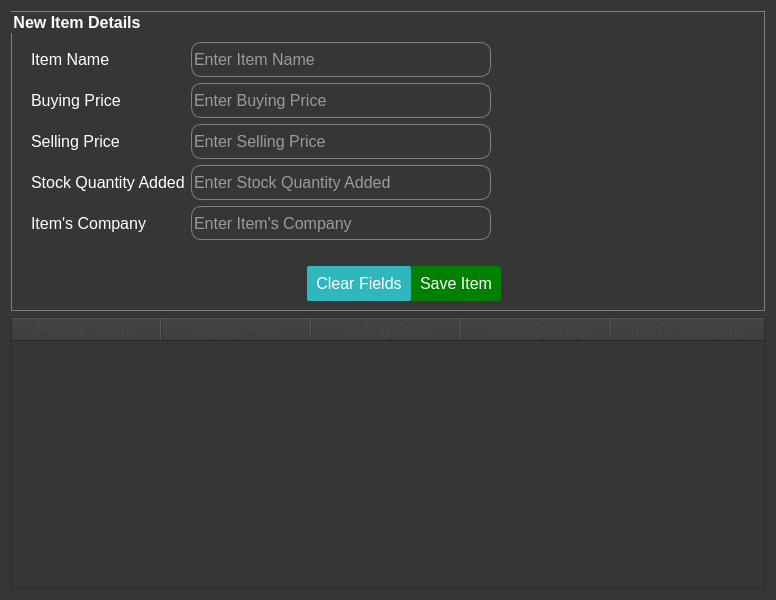
<?xml version="1.0" encoding="UTF-8"?>
<ui version="4.0">
 <class>NewItemForm</class>
 <widget class="QWidget" name="NewItemForm">
  <property name="geometry">
   <rect>
    <x>0</x>
    <y>0</y>
    <width>776</width>
    <height>600</height>
   </rect>
  </property>
  <property name="minimumSize">
   <size>
    <width>770</width>
    <height>600</height>
   </size>
  </property>
  <property name="windowTitle">
   <string>New Item Window</string>
  </property>
  <property name="styleSheet">
   <string notr="true">*{
background-color:rgba(54,54,54);
color: white;
font: 12pt ;

}
QGroupBox{
font-weight:bold;
border:1px solid grey;}

</string>
  </property>
  <layout class="QVBoxLayout" name="verticalLayout">
   <item>
    <widget class="QGroupBox" name="groupBox">
     <property name="minimumSize">
      <size>
       <width>600</width>
       <height>300</height>
      </size>
     </property>
     <property name="styleSheet">
      <string notr="true">QLineEdit{
border:1px solid grey;
border-radius:10px;
font: 12pt ;
}
QComboBox{
border:1px solid grey;
font: 12pt ;
}

QPushButton#saveItemBtn{
background-color:green;
border-radius:2px;
}
QPushButton#saveItemBtn:hover{
border:2px solid white;
}
QPushButton#saveItemBtn:pressed{
border:2px solid orange;
}
QPushButton#clearFieldsBtn{
background-color:#30b7be;
border-radius:2px;
}
QPushButton#clearFieldsBtn:hover{
border:2px solid white;
}
QPushButton#clearFieldsBtn:pressed{
border:2px solid red;
}
</string>
     </property>
     <property name="title">
      <string>New Item Details</string>
     </property>
     <layout class="QHBoxLayout" name="horizontalLayout_2">
      <property name="topMargin">
       <number>20</number>
      </property>
      <item>
       <layout class="QVBoxLayout" name="verticalLayout_2">
        <item>
         <layout class="QFormLayout" name="formLayout">
          <property name="leftMargin">
           <number>10</number>
          </property>
          <property name="topMargin">
           <number>10</number>
          </property>
          <property name="rightMargin">
           <number>10</number>
          </property>
          <item row="0" column="0">
           <widget class="QLabel" name="label">
            <property name="minimumSize">
             <size>
              <width>120</width>
              <height>30</height>
             </size>
            </property>
            <property name="text">
             <string>Item Name</string>
            </property>
           </widget>
          </item>
          <item row="0" column="1">
           <widget class="QLineEdit" name="itemNameineEdit">
            <property name="minimumSize">
             <size>
              <width>300</width>
              <height>35</height>
             </size>
            </property>
            <property name="placeholderText">
             <string>Enter Item Name</string>
            </property>
            <property name="clearButtonEnabled">
             <bool>true</bool>
            </property>
           </widget>
          </item>
          <item row="1" column="0">
           <widget class="QLabel" name="label_2">
            <property name="minimumSize">
             <size>
              <width>120</width>
              <height>30</height>
             </size>
            </property>
            <property name="text">
             <string>Buying Price</string>
            </property>
           </widget>
          </item>
          <item row="1" column="1">
           <widget class="QLineEdit" name="bpLineEdit">
            <property name="minimumSize">
             <size>
              <width>300</width>
              <height>35</height>
             </size>
            </property>
            <property name="inputMethodHints">
             <set>Qt::ImhDigitsOnly</set>
            </property>
            <property name="placeholderText">
             <string>Enter Buying Price</string>
            </property>
            <property name="clearButtonEnabled">
             <bool>true</bool>
            </property>
           </widget>
          </item>
          <item row="2" column="0">
           <widget class="QLabel" name="label_3">
            <property name="minimumSize">
             <size>
              <width>120</width>
              <height>30</height>
             </size>
            </property>
            <property name="text">
             <string>Selling Price</string>
            </property>
           </widget>
          </item>
          <item row="2" column="1">
           <widget class="QLineEdit" name="splineEdit">
            <property name="minimumSize">
             <size>
              <width>300</width>
              <height>35</height>
             </size>
            </property>
            <property name="inputMethodHints">
             <set>Qt::ImhDigitsOnly</set>
            </property>
            <property name="placeholderText">
             <string>Enter Selling Price</string>
            </property>
            <property name="clearButtonEnabled">
             <bool>true</bool>
            </property>
           </widget>
          </item>
          <item row="3" column="0">
           <widget class="QLabel" name="label_4">
            <property name="minimumSize">
             <size>
              <width>130</width>
              <height>30</height>
             </size>
            </property>
            <property name="text">
             <string>Stock Quantity Added</string>
            </property>
           </widget>
          </item>
          <item row="3" column="1">
           <widget class="QLineEdit" name="stockLineEdit">
            <property name="minimumSize">
             <size>
              <width>300</width>
              <height>35</height>
             </size>
            </property>
            <property name="placeholderText">
             <string>Enter Stock Quantity Added</string>
            </property>
            <property name="clearButtonEnabled">
             <bool>true</bool>
            </property>
           </widget>
          </item>
          <item row="4" column="0">
           <widget class="QLabel" name="label_5">
            <property name="minimumSize">
             <size>
              <width>120</width>
              <height>30</height>
             </size>
            </property>
            <property name="text">
             <string>Item's Company</string>
            </property>
           </widget>
          </item>
          <item row="4" column="1">
           <widget class="QLineEdit" name="companyLineEdit">
            <property name="minimumSize">
             <size>
              <width>0</width>
              <height>34</height>
             </size>
            </property>
            <property name="placeholderText">
             <string>Enter Item's Company</string>
            </property>
            <property name="clearButtonEnabled">
             <bool>true</bool>
            </property>
           </widget>
          </item>
         </layout>
        </item>
        <item>
         <layout class="QHBoxLayout" name="horizontalLayout">
          <property name="spacing">
           <number>0</number>
          </property>
          <item>
           <spacer name="horizontalSpacer">
            <property name="orientation">
             <enum>Qt::Horizontal</enum>
            </property>
            <property name="sizeHint" stdset="0">
             <size>
              <width>40</width>
              <height>20</height>
             </size>
            </property>
           </spacer>
          </item>
          <item>
           <widget class="QPushButton" name="clearFieldsBtn">
            <property name="minimumSize">
             <size>
              <width>92</width>
              <height>35</height>
             </size>
            </property>
            <property name="text">
             <string>  Clear Fields  </string>
            </property>
           </widget>
          </item>
          <item>
           <widget class="QPushButton" name="saveItemBtn">
            <property name="minimumSize">
             <size>
              <width>80</width>
              <height>35</height>
             </size>
            </property>
            <property name="text">
             <string>  Save Item  </string>
            </property>
           </widget>
          </item>
         </layout>
        </item>
       </layout>
      </item>
      <item>
       <spacer name="horizontalSpacer_2">
        <property name="orientation">
         <enum>Qt::Horizontal</enum>
        </property>
        <property name="sizeHint" stdset="0">
         <size>
          <width>40</width>
          <height>20</height>
         </size>
        </property>
       </spacer>
      </item>
     </layout>
    </widget>
   </item>
   <item>
    <widget class="QTableWidget" name="tableWidget">
     <property name="editTriggers">
      <set>QAbstractItemView::NoEditTriggers</set>
     </property>
     <property name="alternatingRowColors">
      <bool>false</bool>
     </property>
     <property name="selectionMode">
      <enum>QAbstractItemView::NoSelection</enum>
     </property>
     <property name="sortingEnabled">
      <bool>true</bool>
     </property>
     <attribute name="horizontalHeaderDefaultSectionSize">
      <number>150</number>
     </attribute>
     <attribute name="horizontalHeaderShowSortIndicator" stdset="0">
      <bool>true</bool>
     </attribute>
     <attribute name="horizontalHeaderStretchLastSection">
      <bool>true</bool>
     </attribute>
     <attribute name="verticalHeaderDefaultSectionSize">
      <number>40</number>
     </attribute>
     <attribute name="verticalHeaderMinimumSectionSize">
      <number>30</number>
     </attribute>
     <column>
      <property name="text">
       <string>Product Name</string>
      </property>
      <property name="font">
       <font>
        <pointsize>12</pointsize>
       </font>
      </property>
      <property name="background">
       <color>
        <red>240</red>
        <green>240</green>
        <blue>240</blue>
       </color>
      </property>
      <property name="foreground">
       <brush brushstyle="SolidPattern">
        <color alpha="255">
         <red>70</red>
         <green>70</green>
         <blue>70</blue>
        </color>
       </brush>
      </property>
     </column>
     <column>
      <property name="text">
       <string>Buying Price</string>
      </property>
      <property name="font">
       <font>
        <pointsize>12</pointsize>
       </font>
      </property>
      <property name="background">
       <color>
        <red>240</red>
        <green>240</green>
        <blue>240</blue>
       </color>
      </property>
      <property name="foreground">
       <brush brushstyle="SolidPattern">
        <color alpha="255">
         <red>70</red>
         <green>70</green>
         <blue>70</blue>
        </color>
       </brush>
      </property>
     </column>
     <column>
      <property name="text">
       <string>Selling Price</string>
      </property>
      <property name="font">
       <font>
        <pointsize>12</pointsize>
       </font>
      </property>
      <property name="background">
       <color>
        <red>240</red>
        <green>240</green>
        <blue>240</blue>
       </color>
      </property>
      <property name="foreground">
       <brush brushstyle="SolidPattern">
        <color alpha="255">
         <red>70</red>
         <green>70</green>
         <blue>70</blue>
        </color>
       </brush>
      </property>
     </column>
     <column>
      <property name="text">
       <string>Stock Quantity</string>
      </property>
      <property name="font">
       <font>
        <pointsize>12</pointsize>
       </font>
      </property>
      <property name="background">
       <color>
        <red>240</red>
        <green>240</green>
        <blue>240</blue>
       </color>
      </property>
      <property name="foreground">
       <brush brushstyle="SolidPattern">
        <color alpha="255">
         <red>70</red>
         <green>70</green>
         <blue>70</blue>
        </color>
       </brush>
      </property>
     </column>
     <column>
      <property name="text">
       <string>Item's Company</string>
      </property>
      <property name="font">
       <font>
        <pointsize>12</pointsize>
       </font>
      </property>
      <property name="background">
       <color>
        <red>240</red>
        <green>240</green>
        <blue>240</blue>
       </color>
      </property>
      <property name="foreground">
       <brush brushstyle="SolidPattern">
        <color alpha="255">
         <red>70</red>
         <green>70</green>
         <blue>70</blue>
        </color>
       </brush>
      </property>
     </column>
    </widget>
   </item>
  </layout>
 </widget>
 <resources/>
 <connections/>
</ui>
